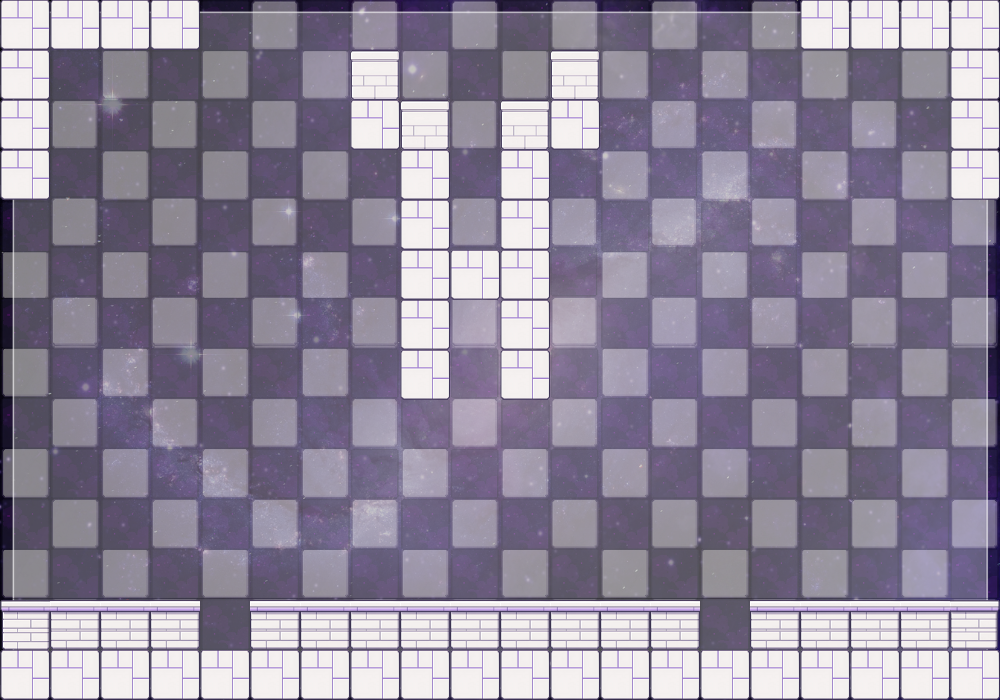

Tiled map render using the project's own tile images. Description and the whole map definition, tile-layer contents included, below:
An orthogonal 20x14 tile map with 50x50 px tiles, 1 tile layer (Tile Layer 1), 1 image layer and 28 objects.

<map version="1.10" tiledversion="1.11.2" orientation="orthogonal" renderorder="right-down" width="20" height="14" tilewidth="50" tileheight="50" infinite="0" nextlayerid="4" nextobjectid="29">
 <properties>
  <property name="time_limit" type="int" value="60" />
  <property name="turns" type="int" value="15" />
 </properties>
 <tileset firstgid="1" source="../assets/sprites.tsx" />
 <imagelayer id="2" name="background">
  <image source="../assets/level-bg.png" width="1000" height="700" />
 </imagelayer>
 <layer id="1" name="Tile Layer 1" width="20" height="14">
  <data encoding="csv">
16,16,16,16,0,0,0,0,0,0,0,0,0,0,0,0,16,16,16,16,
16,0,0,0,0,0,0,20,0,0,0,20,0,0,0,0,0,0,0,16,
16,0,0,0,0,0,0,16,20,0,20,16,0,0,0,0,0,0,0,16,
16,0,0,0,0,0,0,0,16,0,16,0,0,0,0,0,0,0,0,16,
0,0,0,0,0,0,0,0,16,0,16,0,0,0,0,0,0,0,0,0,
0,0,0,0,0,0,0,0,16,16,16,0,0,0,0,0,0,0,0,0,
0,0,0,0,0,0,0,0,16,0,16,0,0,0,0,0,0,0,0,0,
0,0,0,0,0,0,0,0,16,0,16,0,0,0,0,0,0,0,0,0,
0,0,0,0,0,0,0,0,0,0,0,0,0,0,0,0,0,0,0,0,
0,0,0,0,0,0,0,0,0,0,0,0,0,0,0,0,0,0,0,0,
0,0,0,0,0,0,0,0,0,0,0,0,0,0,0,0,0,0,0,0,
0,0,0,0,0,0,0,0,0,0,0,0,0,0,0,0,0,0,0,0,
18,17,17,17,0,17,17,17,17,17,17,17,17,17,0,17,17,17,17,14,
16,16,16,16,16,16,16,16,16,16,16,16,16,16,16,16,16,16,16,16
</data>
 </layer>
 <objectgroup id="3" name="Object Layer 1">
  <object id="1" gid="3" x="100" y="600" width="50" height="50" />
  <object id="2" gid="3" x="900" y="600" width="50" height="50" />
  <object id="3" gid="8" x="450" y="250" width="50" height="50" />
  <object id="4" gid="27" x="300" y="400" width="50" height="50">
   <properties>
    <property name="down" type="int" value="2" />
    <property name="initial_speed" type="int" value="-1" />
    <property name="speed" type="int" value="1" />
    <property name="up" type="int" value="3" />
   </properties>
  </object>
  <object id="5" gid="27" x="550" y="400" width="50" height="50">
   <properties>
    <property name="down" type="int" value="2" />
    <property name="initial_speed" type="int" value="-1" />
    <property name="speed" type="int" value="1" />
    <property name="up" type="int" value="3" />
   </properties>
  </object>
  <object id="6" gid="26" x="650" y="500" width="50" height="50">
   <properties>
    <property name="initial_speed" type="int" value="1" />
    <property name="left" type="int" value="2" />
    <property name="right" type="int" value="0" />
    <property name="speed" type="int" value="1" />
   </properties>
  </object>
  <object id="7" gid="26" x="250" y="500" width="50" height="50">
   <properties>
    <property name="initial_speed" type="int" value="-1" />
    <property name="left" type="int" value="2" />
    <property name="right" type="int" value="0" />
    <property name="speed" type="int" value="1" />
   </properties>
  </object>
  <object id="8" gid="25" x="700" y="650" width="50" height="50">
   <properties>
    <property name="bounce_height" type="int" value="5" />
   </properties>
  </object>
  <object id="9" gid="25" x="200" y="650" width="50" height="50">
   <properties>
    <property name="bounce_height" type="int" value="5" />
   </properties>
  </object>
  <object id="10" gid="28" x="0" y="500" width="50" height="50" />
  <object id="11" gid="28" x="100" y="500" width="50" height="50" />
  <object id="12" gid="28" x="150" y="350" width="50" height="50" />
  <object id="13" gid="28" x="50" y="250" width="50" height="50" />
  <object id="14" gid="28" x="150" y="150" width="50" height="50" />
  <object id="15" gid="28" x="250" y="200" width="50" height="50" />
  <object id="16" gid="28" x="250" y="400" width="50" height="50" />
  <object id="17" gid="28" x="350" y="250" width="50" height="50" />
  <object id="18" gid="28" x="450" y="500" width="50" height="50" />
  <object id="19" gid="28" x="600" y="300" width="50" height="50" />
  <object id="20" gid="28" x="600" y="150" width="50" height="50" />
  <object id="21" gid="28" x="700" y="350" width="50" height="50" />
  <object id="22" gid="28" x="750" y="200" width="50" height="50" />
  <object id="23" gid="28" x="850" y="150" width="50" height="50" />
  <object id="24" gid="28" x="900" y="300" width="50" height="50" />
  <object id="25" gid="28" x="800" y="400" width="50" height="50" />
  <object id="26" gid="28" x="950" y="450" width="50" height="50" />
  <object id="27" gid="29" x="450" y="350" width="50" height="50">
   <properties>
    <property name="destination_x" type="int" value="8" />
    <property name="destination_y" type="int" value="1" />
   </properties>
  </object>
  <object id="28" gid="29" x="450" y="100" width="50" height="50">
   <properties>
    <property name="destination_x" type="int" value="8" />
    <property name="destination_y" type="int" value="6" />
   </properties>
  </object>
 </objectgroup>
</map>
